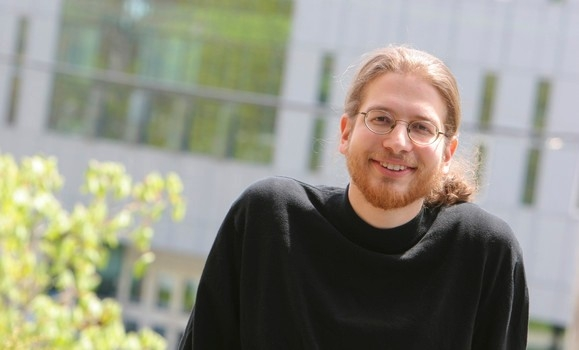
#> input picture assignment_02_BasicProcessings/erik_demaine.jpg, 579 x 350 px
$ jupyter execute CV_2nd_assignment.ipynb
#> lines starting #> are read from the running program, lines starting #| are printed output that depends on the picture; after the words box and inside, x2 and y2 are one past the last pixel; in counts of white or black regions, pixels touching at a corner belong together
## Opencv 2nd Assignment

[cell 1]
import cv2
import numpy as np
import matplotlib.pyplot as plt

[cell 2]
img = cv2.imread('erik_demaine.jpg')
#> img is the input picture: shape (350, 579, 3); mean B, G, R 129, 142.5, 143.4
RGB_img = cv2.cvtColor(img, cv2.COLOR_BGR2RGB)

plt.imshow(RGB_img)

[cell 3]
img.shape
#> Out = (350, 579, 3)

[cell 4]
RGB_img.shape
#> Out = (350, 579, 3)

[cell 5]
circle = np.zeros(RGB_img.shape, np.uint8)
cv2.circle(circle, (400, 140), 100, (255,255,255), -1)
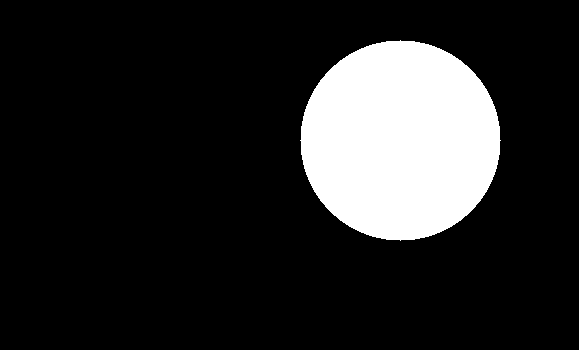
#> circle: shape (350, 579, 3); 15.5% white; 1 white region, box (x1, y1, x2, y2) and area: (300, 40, 501, 241) 31417

masked = cv2.bitwise_and(RGB_img, circle)
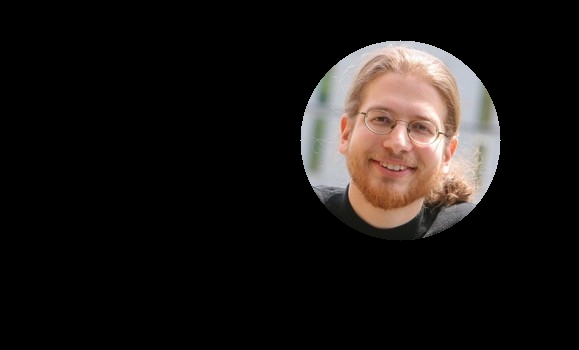
#> masked: shape (350, 579, 3); mean R, G, B 27.1, 22.9, 20.9

[cell 6]
plt.imshow(masked)

making 4-channel png image and showing it by plt:

[cell 7]
four_channel_img = np.zeros((350,579,4), np.uint8)

[cell 8]
alpha = np.zeros((350,579), np.uint8)
cv2.circle(alpha, (400, 140), 100, 255, -1)
alpha[alpha==0] = 100


four_channel_img[:,:,:3] = RGB_img
four_channel_img[:,:, 3] = alpha
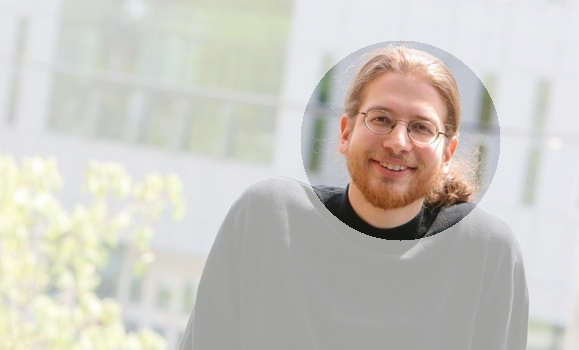
#> four_channel_img: shape (350, 579, 4); mean R, G, B, A 143.4, 142.5, 129, 124; transparent parts drawn white

[cell 9]
plt.imshow(four_channel_img)

[cell 10]
# again... creating the image and saving it

alpha = np.zeros((350,579), np.uint8)
cv2.circle(alpha, (400, 140), 100, 255, -1)
alpha[alpha==0]=100


four_channel_img[:,:,:3] = img # (no channel conversion at this part)

four_channel_img[:,:, 3] = alpha

cv2.imwrite('ConcreteErikFace_FadedBackground.png', four_channel_img)
#> Out = True
